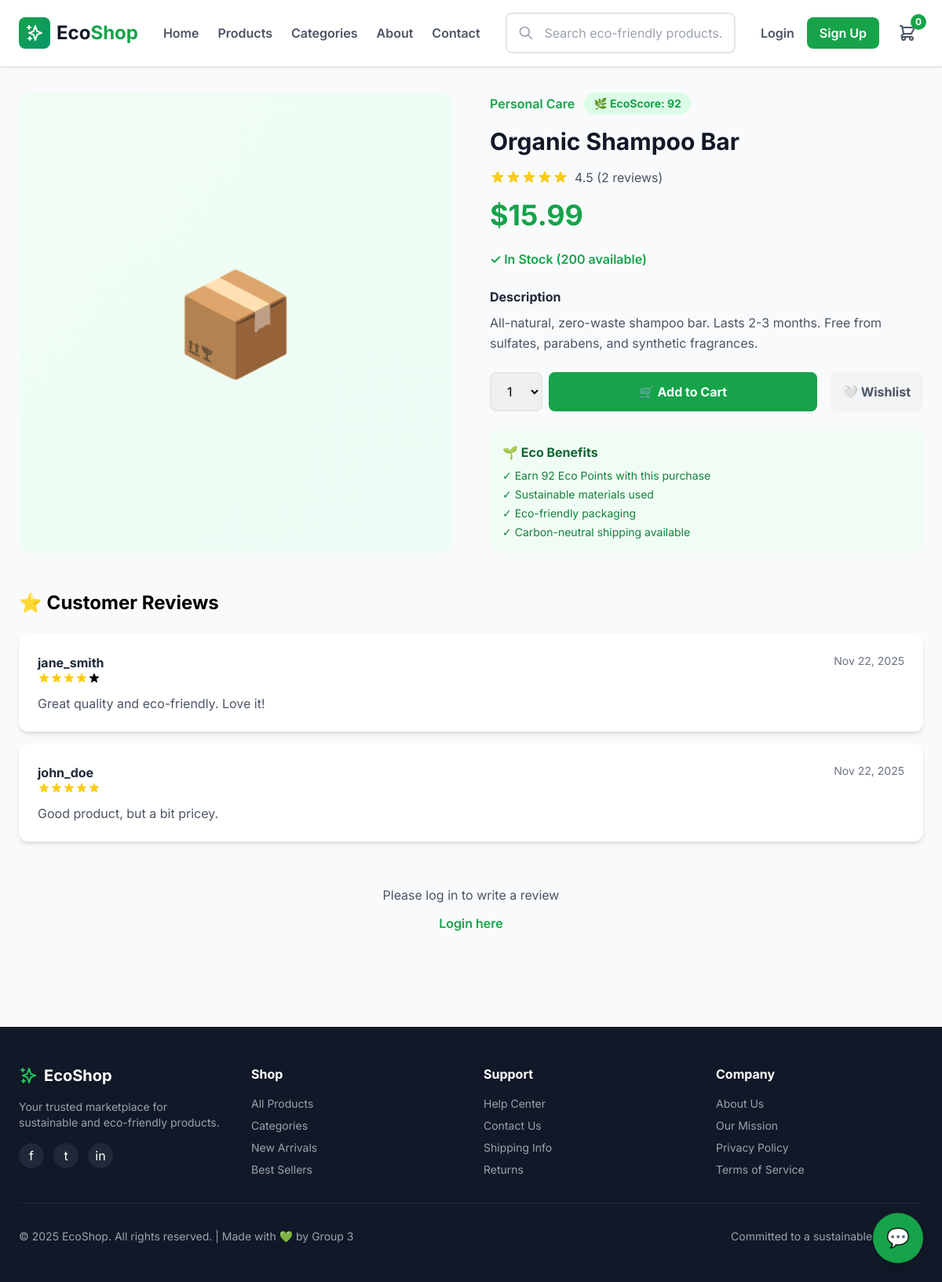
The app's page /products/product/organic-shampoo-bar/ with its own data.
### products/models.py (models this page shows, shortened)
class Product(models.Model):
    name = models.CharField(max_length=255)
    slug = models.SlugField(max_length=255, unique=True, blank=True)
    description = models.TextField()
    category = models.ForeignKey(Category, on_delete=models.CASCADE, related_name='products')
    seller = models.ForeignKey(settings.AUTH_USER_MODEL, on_delete=models.CASCADE, related_name='products')
    price = models.DecimalField(max_digits=10, decimal_places=2)
    compare_price = models.DecimalField(max_digits=10, decimal_places=2, blank=True, null=True)
    stock = models.IntegerField(default=0)
    eco_score = models.IntegerField(
        validators=[MinValueValidator(1), MaxValueValidator(100)],
        help_text="Sustainability score from 1 to 100"
    )
    eco_certifications = models.CharField(max_length=255, blank=True, help_text="e.g., Organic, Fair Trade")
    carbon_footprint = models.DecimalField(max_digits=10, decimal_places=2, default=0.00, help_text="CO2 in kg")
    recyclable = models.BooleanField(default=False)
    biodegradable = models.BooleanField(default=False)
    image = models.ImageField(upload_to='products/')
    image2 = models.ImageField(upload_to='products/', blank=True, null=True)
    image3 = models.ImageField(upload_to='products/', blank=True, null=True)
    is_active = models.BooleanField(default=True)
    is_featured = models.BooleanField(default=False)
    views_count = models.IntegerField(default=0)
    created_at = models.DateTimeField(auto_now_add=True)
    updated_at = models.DateTimeField(auto_now=True)
    def save(self, *args, **kwargs):
        if not self.slug:
            self.slug = slugify(self.name)
        super().save(*args, **kwargs)
    @property
    def average_rating(self):
        reviews = self.reviews.all()
        if reviews:
            return sum([review.rating for review in reviews]) / len(reviews)
        return 0
    @property
    def review_count(self):
        return self.reviews.count()
    class Meta:
        verbose_name = 'Product'
        verbose_name_plural = 'Products'
        ordering = ['-created_at']

class Category(models.Model):
    name = models.CharField(max_length=100, unique=True)
    slug = models.SlugField(max_length=100, unique=True, blank=True)
    icon = models.CharField(max_length=10, default='📦')  # Emoji icon
    description = models.TextField(blank=True)
    image = models.ImageField(upload_to='categories/', blank=True, null=True)
    created_at = models.DateTimeField(auto_now_add=True)
    updated_at = models.DateTimeField(auto_now=True)
    class Meta:
        verbose_name = 'Category'
        verbose_name_plural = 'Categories'
        ordering = ['name']

class Review(models.Model):
    product = models.ForeignKey(Product, on_delete=models.CASCADE, related_name='reviews')
    user = models.ForeignKey(settings.AUTH_USER_MODEL, on_delete=models.CASCADE, related_name='reviews')
    rating = models.IntegerField(validators=[MinValueValidator(1), MaxValueValidator(5)])
    title = models.CharField(max_length=255)
    comment = models.TextField()
    is_verified_purchase = models.BooleanField(default=False)
    is_approved = models.BooleanField(default=True, help_text="Approved reviews are visible to public")
    created_at = models.DateTimeField(auto_now_add=True)
    updated_at = models.DateTimeField(auto_now=True)
    class Meta:
        verbose_name = 'Review'
        verbose_name_plural = 'Reviews'
        ordering = ['-created_at']
        unique_together = ['product', 'user']

### accounts/models.py (models this page shows, shortened)
class User(AbstractUser):
    ROLE_ADMIN = 'admin'
    ROLE_SUPERVISOR = 'supervisor'
    ROLE_CUSTOMER = 'customer'
    ROLE_CHOICES = [
        (ROLE_ADMIN, 'Admin'),
        (ROLE_SUPERVISOR, 'Supervisor'),
        (ROLE_CUSTOMER, 'Customer'),
    ]
    role = models.CharField(
        max_length=20,
        choices=ROLE_CHOICES,
        default=ROLE_CUSTOMER,
        help_text='User role determines access permissions'
    )
    email = models.EmailField(unique=True)
    phone = models.CharField(max_length=15, blank=True, null=True)
    address = models.TextField(blank=True, null=True)
    city = models.CharField(max_length=100, blank=True, null=True)
    country = models.CharField(max_length=100, blank=True, null=True)
    postal_code = models.CharField(max_length=20, blank=True, null=True)
    eco_points = models.IntegerField(default=0)
    total_orders = models.IntegerField(default=0)
    co2_saved = models.DecimalField(max_digits=10, decimal_places=2, default=0.00)
    profile_picture = models.ImageField(upload_to='profile_pics/', blank=True, null=True)
    is_seller = models.BooleanField(default=False)
    created_at = models.DateTimeField(auto_now_add=True)
    updated_at = models.DateTimeField(auto_now=True)
    class Meta:
        verbose_name = 'User'
        verbose_name_plural = 'Users'
        ordering = ['-created_at']

### products/views.py (the view)
# urls.py: path('product/<slug:slug>/', views.ProductDetailView.as_view(), name='product_detail'),
class ProductDetailView(DetailView):
    model = Product
    template_name = 'products/product_detail.html'
    context_object_name = 'product'
    slug_field = 'slug'
    def get_context_data(self, **kwargs):
        context = super().get_context_data(**kwargs)
        product = self.get_object()
        product.views_count += 1
        product.save(update_fields=['views_count'])
        context['reviews'] = product.reviews.all().order_by('-created_at')
        context['review_form'] = ReviewForm()
        if self.request.user.is_authenticated:
            context['in_wishlist'] = Wishlist.objects.filter(
                user=self.request.user,
                product=product
            ).exists()
            track_user_activity(self.request, f'Product: {product.name}')
        context['related_products'] = Product.objects.filter(
            category=product.category,
            is_active=True
        ).exclude(id=product.id)[:4]
        return context

### products/forms.py
class ReviewForm(forms.ModelForm):
    class Meta:
        model = Review
        fields = ['rating', 'title', 'comment']
        widgets = {
            'rating': forms.Select(
                choices=[(i, f'{i} Star{"s" if i > 1 else ""}') for i in range(1, 6)],
                attrs={
                    'class': 'w-full px-4 py-3 rounded-lg border-2 border-gray-200 focus:border-green-500 focus:outline-none'
                }
            ),
            'title': forms.TextInput(attrs={
                'class': 'w-full px-4 py-3 rounded-lg border-2 border-gray-200 focus:border-green-500 focus:outline-none',
                'placeholder': 'Review Title'
            }),
            'comment': forms.Textarea(attrs={
                'class': 'w-full px-4 py-3 rounded-lg border-2 border-gray-200 focus:border-green-500 focus:outline-none',
                'placeholder': 'Share your experience with this product',
                'rows': 5
            }),
        }

### core/context_processors.py (called while the page is built)
def cart_count(request):
    cart_count = 0
    if request.user.is_authenticated:
        try:
            cart = Cart.objects.get(user=request.user)
            cart_count = cart.total_items
        except Cart.DoesNotExist:
            cart_count = 0
    elif 'cart_session_key' in request.session:
        try:
            cart = Cart.objects.get(session_key=request.session['cart_session_key'])
            cart_count = cart.total_items
        except Cart.DoesNotExist:
            cart_count = 0
    return {
        'cart_count': cart_count
    }

### templates/products/product_detail.html (shortened to what this page needs)
{% extends 'base.html' %}
{% block content %}
<div class="max-w-7xl mx-auto px-6 py-8">
    <div class="grid grid-cols-1 lg:grid-cols-2 gap-12">
        <div class="bg-gradient-to-br from-green-50 to-emerald-50 rounded-2xl p-8 flex items-center justify-center min-h-96">
            {% if product.image and product.image.name %}
            <img src="{{ product.image.url }}" alt="{{ product.name }}" class="max-h-full max-w-full object-contain">
            {% else %}
            <div class="text-9xl">📦</div>
            {% endif %}
        </div>
        <div>
            <div class="flex items-center gap-3 mb-4">
                <a href="{% url 'products:category_products' product.category.slug %}"
                   class="text-green-600 font-semibold hover:underline">
                    {{ product.category.name }}
                </a>
                <span class="px-3 py-1 rounded-full font-bold text-sm bg-green-100 text-green-600">
                    🌿 EcoScore: {{ product.eco_score }}
                </span>
            </div>
            <h1 class="text-3xl font-bold text-gray-900 mb-4">{{ product.name }}</h1>
            <div class="flex items-center gap-2 mb-4">
                <div class="flex text-yellow-400">
                </div>
                <span class="text-gray-600">{{ product.average_rating|floatformat:1 }} ({{ product.review_count }} reviews)</span>
            </div>
            <div class="text-4xl font-bold text-green-600 mb-6">${{ product.price }}</div>
            <div class="mb-6">
                {% if product.stock > 10 %}
                <span class="text-green-600 font-semibold">✓ In Stock ({{ product.stock }} available)</span>
                {% elif product.stock > 0 %}
                <span class="text-orange-600 font-semibold">⚠ Low Stock (Only {{ product.stock }} left!)</span>
                {% else %}
                <span class="text-red-600 font-semibold">✕ Out of Stock</span>
                {% endif %}
            </div>
            <div class="mb-6">
                <h3 class="font-bold text-gray-800 mb-2">Description</h3>
                <p class="text-gray-600 leading-relaxed">{{ product.description }}</p>
            </div>
            <div class="flex gap-4 mb-6">
                {% if product.stock > 0 %}
                <form action="{% url 'orders:add_to_cart' product.id %}" method="post" class="flex-1 flex gap-2">
                    <select name="quantity" class="px-4 py-3 border-2 border-gray-200 rounded-lg focus:border-green-500 focus:outline-none">
                        {% for i in "123456789" %}
                        {% if forloop.counter <= product.stock %}
                        <option value="{{ forloop.counter }}">{{ forloop.counter }}</option>
                        {% endif %}
                        {% endfor %}
                    </select>
                    <button type="submit" class="flex-1 bg-green-600 text-white py-3 px-6 rounded-lg font-bold hover:bg-green-700 transition">
                        🛒 Add to Cart
                    </button>
                </form>
                {% else %}
                <button disabled class="flex-1 bg-gray-300 text-gray-500 py-3 px-6 rounded-lg font-bold cursor-not-allowed">
                    Out of Stock
                </button>
                {% endif %}
                {% if user.is_authenticated %}
                    {% if in_wishlist %}
                    <a href="{% url 'products:remove_from_wishlist' product.id %}"
                       class="px-4 py-3 bg-red-100 text-red-600 rounded-lg font-bold hover:bg-red-200 transition flex items-center gap-2">
                        ❤️ Remove
                    </a>
                    {% else %}
                    <a href="{% url 'products:add_to_wishlist' product.id %}"
                       class="px-4 py-3 bg-gray-100 text-gray-600 rounded-lg font-bold hover:bg-gray-200 transition flex items-center gap-2">
                        🤍 Wishlist
                    </a>
                    {% endif %}
                {% else %}
                <a href="{% url 'accounts:login' %}"
                   class="px-4 py-3 bg-gray-100 text-gray-600 rounded-lg font-bold hover:bg-gray-200 transition flex items-center gap-2">
                    🤍 Wishlist
                </a>
                {% endif %}
            </div>
            <div class="bg-green-50 rounded-xl p-4">
                <h3 class="font-bold text-green-800 mb-2">🌱 Eco Benefits</h3>
                <ul class="text-green-700 text-sm space-y-1">
                    <li>✓ Earn {{ product.eco_score }} Eco Points with this purchase</li>
                    <li>✓ Sustainable materials used</li>
                    <li>✓ Eco-friendly packaging</li>
                    <li>✓ Carbon-neutral shipping available</li>
                </ul>
            </div>
        </div>
    </div>
    <div class="mt-12">
        <h2 class="text-2xl font-bold mb-6">⭐ Customer Reviews</h2>
        {% if product.reviews.exists %}
        <div class="space-y-4 mb-8">
            {% for review in product.reviews.all %}
            <div class="bg-white rounded-xl shadow-md p-6">
                <div class="flex justify-between items-start mb-3">
                    <div>
                        <p class="font-bold text-gray-800">{{ review.user.username }}</p>
                        <div class="flex text-yellow-400">
                            {% for i in "12345" %}
                            <svg xmlns="http://www.w3.org/2000/svg" class="h-4 w-4 {% if forloop.counter <= review.rating %}fill-current{% else %}text-gray-300{% endif %}" viewBox="0 0 20 20">
                                <path d="M9.049 2.927c.3-.921 1.603-.921 1.902 0l1.07 3.292a1 1 0 00.95.69h3.462c.969 0 1.371 1.24.588 1.81l-2.8 2.034a1 1 0 00-.364 1.118l1.07 3.292c.3.921-.755 1.688-1.54 1.118l-2.8-2.034a1 1 0 00-1.175 0l-2.8 2.034c-.784.57-1.838-.197-1.539-1.118l1.07-3.292a1 1 0 00-.364-1.118L2.98 8.72c-.783-.57-.38-1.81.588-1.81h3.461a1 1 0 00.951-.69l1.07-3.292z"/>
                            </svg>
                            {% endfor %}
                        </div>
                    </div>
                    <span class="text-sm text-gray-500">{{ review.created_at|date:"M d, Y" }}</span>
                </div>
                <p class="text-gray-600">{{ review.comment }}</p>
            </div>
            {% endfor %}
        </div>
        {% else %}
        <div class="bg-gray-50 rounded-xl p-8 text-center mb-8">
            <p class="text-gray-500">No reviews yet. Be the first to review this product!</p>
        </div>
        {% endif %}
        {% if user.is_authenticated %}
        <div class="bg-white rounded-xl shadow-md p-6">
            <h3 class="font-bold text-lg mb-4">✍️ Write a Review</h3>
            <form method="POST" action="{% url 'products:add_review' product.id %}">
                {% csrf_token %}
                <div class="mb-4">
                    <label class="block text-sm font-semibold text-gray-700 mb-1">Rating</label>
                    <select name="rating" class="px-4 py-2 border-2 border-gray-200 rounded-lg focus:border-green-500 focus:outline-none">
                        <option value="5">⭐⭐⭐⭐⭐ (5 - Excellent)</option>
                        <option value="4">⭐⭐⭐⭐ (4 - Good)</option>
                        <option value="3">⭐⭐⭐ (3 - Average)</option>
                        <option value="2">⭐⭐ (2 - Poor)</option>
                        <option value="1">⭐ (1 - Bad)</option>
                    </select>
                </div>
                <div class="mb-4">
                    <label class="block text-sm font-semibold text-gray-700 mb-1">Your Review</label>
                    <textarea name="comment" rows="4" placeholder="Share your experience with this product..."
                              class="w-full px-4 py-2 border-2 border-gray-200 rounded-lg focus:border-green-500 focus:outline-none" required></textarea>
                </div>
                <button type="submit" class="bg-green-600 text-white px-6 py-2 rounded-lg font-semibold hover:bg-green-700 transition">
                    Submit Review
                </button>
            </form>
        </div>
        {% else %}
        <div class="bg-gray-50 rounded-xl p-6 text-center">
            <p class="text-gray-600 mb-3">Please log in to write a review</p>
            <a href="{% url 'accounts:login' %}" class="text-green-600 font-semibold hover:underline">Login here</a>
        </div>
        {% endif %}
    </div>
</div>
{% endblock %}

### templates/base.html (style rules this page uses)
* { font-family: 'Inter', sans-serif; }

### records on screen
Product: category.name "Personal Care", eco_score "92", name "Organic Shampoo Bar", average_rating "4.5", review_count "2", price "15.99", stock "200", description "All-natural, zero-waste shampoo bar. Lasts 2-3 months. Free from sulfates, parabens, and synthetic fragrances.", quantity "1"
Review: user.username "jane_smith", created_at "Nov 22, 2025", comment "Great quality and eco-friendly. Love it!"
Review: user.username "john_doe", created_at "Nov 22, 2025", comment "Good product, but a bit pricey."

### other values on screen
{{ cart_count|default:0 }} "0"
